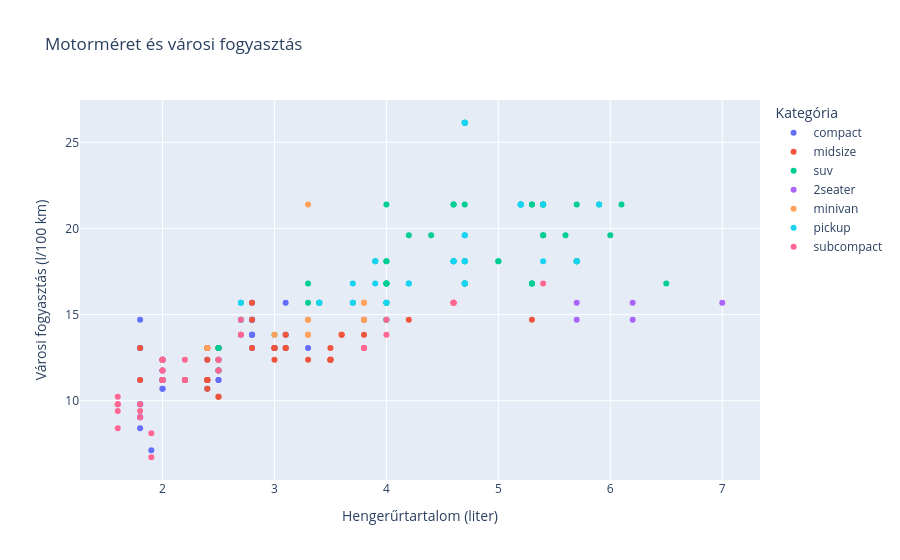

The cell this chart's notebook holds for it:
### Markdown cell above
## 2. kérdés: Hogyan függ össze a motorméret és a fogyasztás?
Pontdiagramon minden pont egy megfigyelés. A korreláció megmutatja a lineáris kapcsolat irányát és erősségét.

### Code cell
korrelacio = np.corrcoef(df["displ"], df["varosi_l_100km"])[0, 1]
print("Korreláció:", round(korrelacio, 3))
fig = px.scatter(df, x="displ", y="varosi_l_100km", color="class", hover_data=["manufacturer", "model"], title="Motorméret és városi fogyasztás", labels={"displ":"Hengerűrtartalom (liter)", "varosi_l_100km":"Városi fogyasztás (l/100 km)", "class":"Kategória"})
fig.show()

### Figure 1 — Plotly figure (JSON) as saved in the notebook; plotly's stock layout.template omitted (floating-point values rounded to 4 significant figures)
{"data": [{"customdata": [["audi", "a4"], ["audi", "a4"], ["audi", "a4"], ["audi", "a4"], ["audi", "a4"], ["audi", "a4"], ["audi", "a4"], ["audi", "a4 quattro"], ["audi", "a4 quattro"], ["audi", "a4 quattro"], ["audi", "a4 quattro"], ["audi", "a4 quattro"], ["audi", "a4 quattro"], ["audi", "a4 quattro"], ["audi", "a4 quattro"], ["nissan", "altima"], ["nissan", "altima"], ["subaru", "impreza awd"], ["subaru", "impreza awd"], ["subaru", "impreza awd"], ["subaru", "impreza awd"], ["toyota", "camry solara"], ["toyota", "camry solara"], ["toyota", "camry solara"], ["toyota", "camry solara"], ["toyota", "camry solara"], ["toyota", "camry solara"], ["toyota", "camry solara"], ["toyota", "corolla"], ["toyota", "corolla"], ["toyota", "corolla"], ["toyota", "corolla"], ["toyota", "corolla"], ["volkswagen", "gti"], ["volkswagen", "gti"], ["volkswagen", "gti"], ["volkswagen", "gti"], ["volkswagen", "gti"], ["volkswagen", "jetta"], ["volkswagen", "jetta"], ["volkswagen", "jetta"], ["volkswagen", "jetta"], ["volkswagen", "jetta"], ["volkswagen", "jetta"], ["volkswagen", "jetta"], ["volkswagen", "jetta"], ["volkswagen", "jetta"]], "hovertemplate": "Kategória=compact<br>Hengerűrtartalom (liter)=%{x}<br>Városi fogyasztás (l/100 km)=%{y}<br>manufacturer=%{customdata[0]}<br>model=%{customdata[1]}<extra></extra>", "legendgroup": "compact", "marker": {"color": "#636efa", "symbol": "circle"}, "mode": "markers", "name": "compact", "orientation": "v", "showlegend": true, "type": "scatter", "x": [1.8, 1.8, 2.0, 2.0, 2.8, 2.8, 3.1, 1.8, 1.8, 2.0, 2.0, 2.8, 2.8, 3.1, 3.1, 2.4, 2.4, 2.5, 2.5, 2.5, 2.5, 2.2, 2.2, 2.4, 2.4, 3.0, 3.0, 3.3, 1.8, 1.8, 1.8, 1.8, 1.8, 2.0, 2.0, 2.0, 2.0, 2.8, 1.9, 2.0, 2.0, 2.0, 2.0, 2.5, 2.5, 2.8, 2.8], "xaxis": "x", "y": [13.07, 11.2, 11.76, 11.2, 14.7, 13.07, 13.07, 13.07, 14.7, 11.76, 12.38, 15.68, 13.84, 13.84, 15.68, 11.2, 12.38, 11.76, 11.76, 12.38, 11.76, 11.2, 11.2, 11.2, 10.69, 13.07, 13.07, 13.07, 9.801, 9.801, 9.047, 8.401, 9.047, 11.2, 12.38, 11.2, 10.69, 13.84, 7.128, 11.2, 12.38, 10.69, 11.2, 11.2, 11.2, 14.7, 13.84], "yaxis": "y"}, {"customdata": [["audi", "a6 quattro"], ["audi", "a6 quattro"], ["audi", "a6 quattro"], ["chevrolet", "malibu"], ["chevrolet", "malibu"], ["chevrolet", "malibu"], ["chevrolet", "malibu"], ["chevrolet", "malibu"], ["hyundai", "sonata"], ["hyundai", "sonata"], ["hyundai", "sonata"], ["hyundai", "sonata"], ["hyundai", "sonata"], ["hyundai", "sonata"], ["hyundai", "sonata"], ["nissan", "altima"], ["nissan", "altima"], ["nissan", "altima"], ["nissan", "altima"], ["nissan", "maxima"], ["nissan", "maxima"], ["nissan", "maxima"], ["pontiac", "grand prix"], ["pontiac", "grand prix"], ["pontiac", "grand prix"], ["pontiac", "grand prix"], ["pontiac", "grand prix"], ["toyota", "camry"], ["toyota", "camry"], ["toyota", "camry"], ["toyota", "camry"], ["toyota", "camry"], ["toyota", "camry"], ["toyota", "camry"], ["volkswagen", "passat"], ["volkswagen", "passat"], ["volkswagen", "passat"], ["volkswagen", "passat"], ["volkswagen", "passat"], ["volkswagen", "passat"], ["volkswagen", "passat"]], "hovertemplate": "Kategória=midsize<br>Hengerűrtartalom (liter)=%{x}<br>Városi fogyasztás (l/100 km)=%{y}<br>manufacturer=%{customdata[0]}<br>model=%{customdata[1]}<extra></extra>", "legendgroup": "midsize", "marker": {"color": "#EF553B", "symbol": "circle"}, "mode": "markers", "name": "midsize", "orientation": "v", "showlegend": true, "type": "scatter", "x": [2.8, 3.1, 4.2, 2.4, 2.4, 3.1, 3.5, 3.6, 2.4, 2.4, 2.4, 2.4, 2.5, 2.5, 3.3, 2.5, 2.5, 3.5, 3.5, 3.0, 3.0, 3.5, 3.1, 3.8, 3.8, 3.8, 5.3, 2.2, 2.2, 2.4, 2.4, 3.0, 3.0, 3.5, 1.8, 1.8, 2.0, 2.0, 2.8, 2.8, 3.6], "xaxis": "x", "y": [15.68, 13.84, 14.7, 12.38, 10.69, 13.07, 13.07, 13.84, 13.07, 13.07, 11.2, 11.2, 13.07, 13.07, 12.38, 10.23, 10.23, 12.38, 12.38, 13.07, 12.38, 12.38, 13.07, 14.7, 13.84, 13.07, 14.7, 11.2, 11.2, 11.2, 11.2, 13.07, 13.07, 12.38, 11.2, 13.07, 12.38, 11.2, 14.7, 13.07, 13.84], "yaxis": "y"}, {"customdata": [["chevrolet", "c1500 suburban 2wd"], ["chevrolet", "c1500 suburban 2wd"], ["chevrolet", "c1500 suburban 2wd"], ["chevrolet", "c1500 suburban 2wd"], ["chevrolet", "c1500 suburban 2wd"], ["chevrolet", "k1500 tahoe 4wd"], ["chevrolet", "k1500 tahoe 4wd"], ["chevrolet", "k1500 tahoe 4wd"], ["chevrolet", "k1500 tahoe 4wd"], ["dodge", "durango 4wd"], ["dodge", "durango 4wd"], ["dodge", "durango 4wd"], ["dodge", "durango 4wd"], ["dodge", "durango 4wd"], ["dodge", "durango 4wd"], ["dodge", "durango 4wd"], ["ford", "expedition 2wd"], ["ford", "expedition 2wd"], ["ford", "expedition 2wd"], ["ford", "explorer 4wd"], ["ford", "explorer 4wd"], ["ford", "explorer 4wd"], ["ford", "explorer 4wd"], ["ford", "explorer 4wd"], ["ford", "explorer 4wd"], ["jeep", "grand cherokee 4wd"], ["jeep", "grand cherokee 4wd"], ["jeep", "grand cherokee 4wd"], ["jeep", "grand cherokee 4wd"], ["jeep", "grand cherokee 4wd"], ["jeep", "grand cherokee 4wd"], ["jeep", "grand cherokee 4wd"], ["jeep", "grand cherokee 4wd"], ["land rover", "range rover"], ["land rover", "range rover"], ["land rover", "range rover"], ["land rover", "range rover"], ["lincoln", "navigator 2wd"], ["lincoln", "navigator 2wd"], ["lincoln", "navigator 2wd"], ["mercury", "mountaineer 4wd"], ["mercury", "mountaineer 4wd"], ["mercury", "mountaineer 4wd"], ["mercury", "mountaineer 4wd"], ["nissan", "pathfinder 4wd"], ["nissan", "pathfinder 4wd"], ["nissan", "pathfinder 4wd"], ["nissan", "pathfinder 4wd"], ["subaru", "forester awd"], ["subaru", "forester awd"], ["subaru", "forester awd"], ["subaru", "forester awd"], ["subaru", "forester awd"], ["subaru", "forester awd"], ["toyota", "4runner 4wd"], ["toyota", "4runner 4wd"], ["toyota", "4runner 4wd"], ["toyota", "4runner 4wd"], ["toyota", "4runner 4wd"], ["toyota", "4runner 4wd"], ["toyota", "land cruiser wagon 4wd"], ["toyota", "land cruiser wagon 4wd"]], "hovertemplate": "Kategória=suv<br>Hengerűrtartalom (liter)=%{x}<br>Városi fogyasztás (l/100 km)=%{y}<br>manufacturer=%{customdata[0]}<br>model=%{customdata[1]}<extra></extra>", "legendgroup": "suv", "marker": {"color": "#00cc96", "symbol": "circle"}, "mode": "markers", "name": "suv", "orientation": "v", "showlegend": true, "type": "scatter", "x": [5.3, 5.3, 5.3, 5.7, 6.0, 5.3, 5.3, 5.7, 6.5, 3.9, 4.7, 4.7, 4.7, 5.2, 5.7, 5.9, 4.6, 5.4, 5.4, 4.0, 4.0, 4.0, 4.0, 4.6, 5.0, 3.0, 3.7, 4.0, 4.7, 4.7, 4.7, 5.7, 6.1, 4.0, 4.2, 4.4, 4.6, 5.4, 5.4, 5.4, 4.0, 4.0, 4.6, 5.0, 3.3, 3.3, 4.0, 5.6, 2.5, 2.5, 2.5, 2.5, 2.5, 2.5, 2.7, 2.7, 3.4, 3.4, 4.0, 4.7, 4.7, 5.7], "xaxis": "x", "y": [16.8, 21.38, 16.8, 18.09, 19.6, 16.8, 21.38, 21.38, 16.8, 18.09, 18.09, 26.13, 18.09, 21.38, 18.09, 21.38, 21.38, 21.38, 19.6, 16.8, 15.68, 16.8, 18.09, 18.09, 18.09, 13.84, 15.68, 15.68, 16.8, 26.13, 16.8, 18.09, 21.38, 21.38, 19.6, 19.6, 21.38, 21.38, 21.38, 19.6, 16.8, 18.09, 18.09, 18.09, 16.8, 15.68, 16.8, 19.6, 13.07, 13.07, 11.76, 12.38, 11.76, 13.07, 15.68, 14.7, 15.68, 15.68, 14.7, 16.8, 21.38, 18.09], "yaxis": "y"}, {"customdata": [["chevrolet", "corvette"], ["chevrolet", "corvette"], ["chevrolet", "corvette"], ["chevrolet", "corvette"], ["chevrolet", "corvette"]], "hovertemplate": "Kategória=2seater<br>Hengerűrtartalom (liter)=%{x}<br>Városi fogyasztás (l/100 km)=%{y}<br>manufacturer=%{customdata[0]}<br>model=%{customdata[1]}<extra></extra>", "legendgroup": "2seater", "marker": {"color": "#ab63fa", "symbol": "circle"}, "mode": "markers", "name": "2seater", "orientation": "v", "showlegend": true, "type": "scatter", "x": [5.7, 5.7, 6.2, 6.2, 7.0], "xaxis": "x", "y": [14.7, 15.68, 14.7, 15.68, 15.68], "yaxis": "y"}, {"customdata": [["dodge", "caravan 2wd"], ["dodge", "caravan 2wd"], ["dodge", "caravan 2wd"], ["dodge", "caravan 2wd"], ["dodge", "caravan 2wd"], ["dodge", "caravan 2wd"], ["dodge", "caravan 2wd"], ["dodge", "caravan 2wd"], ["dodge", "caravan 2wd"], ["dodge", "caravan 2wd"], ["dodge", "caravan 2wd"]], "hovertemplate": "Kategória=minivan<br>Hengerűrtartalom (liter)=%{x}<br>Városi fogyasztás (l/100 km)=%{y}<br>manufacturer=%{customdata[0]}<br>model=%{customdata[1]}<extra></extra>", "legendgroup": "minivan", "marker": {"color": "#FFA15A", "symbol": "circle"}, "mode": "markers", "name": "minivan", "orientation": "v", "showlegend": true, "type": "scatter", "x": [2.4, 3.0, 3.3, 3.3, 3.3, 3.3, 3.3, 3.8, 3.8, 3.8, 4.0], "xaxis": "x", "y": [13.07, 13.84, 14.7, 14.7, 13.84, 13.84, 21.38, 15.68, 15.68, 14.7, 14.7], "yaxis": "y"}, {"customdata": [["dodge", "dakota pickup 4wd"], ["dodge", "dakota pickup 4wd"], ["dodge", "dakota pickup 4wd"], ["dodge", "dakota pickup 4wd"], ["dodge", "dakota pickup 4wd"], ["dodge", "dakota pickup 4wd"], ["dodge", "dakota pickup 4wd"], ["dodge", "dakota pickup 4wd"], ["dodge", "dakota pickup 4wd"], ["dodge", "ram 1500 pickup 4wd"], ["dodge", "ram 1500 pickup 4wd"], ["dodge", "ram 1500 pickup 4wd"], ["dodge", "ram 1500 pickup 4wd"], ["dodge", "ram 1500 pickup 4wd"], ["dodge", "ram 1500 pickup 4wd"], ["dodge", "ram 1500 pickup 4wd"], ["dodge", "ram 1500 pickup 4wd"], ["dodge", "ram 1500 pickup 4wd"], ["dodge", "ram 1500 pickup 4wd"], ["ford", "f150 pickup 4wd"], ["ford", "f150 pickup 4wd"], ["ford", "f150 pickup 4wd"], ["ford", "f150 pickup 4wd"], ["ford", "f150 pickup 4wd"], ["ford", "f150 pickup 4wd"], ["ford", "f150 pickup 4wd"], ["toyota", "toyota tacoma 4wd"], ["toyota", "toyota tacoma 4wd"], ["toyota", "toyota tacoma 4wd"], ["toyota", "toyota tacoma 4wd"], ["toyota", "toyota tacoma 4wd"], ["toyota", "toyota tacoma 4wd"], ["toyota", "toyota tacoma 4wd"]], "hovertemplate": "Kategória=pickup<br>Hengerűrtartalom (liter)=%{x}<br>Városi fogyasztás (l/100 km)=%{y}<br>manufacturer=%{customdata[0]}<br>model=%{customdata[1]}<extra></extra>", "legendgroup": "pickup", "marker": {"color": "#19d3f3", "symbol": "circle"}, "mode": "markers", "name": "pickup", "orientation": "v", "showlegend": true, "type": "scatter", "x": [3.7, 3.7, 3.9, 3.9, 4.7, 4.7, 4.7, 5.2, 5.2, 4.7, 4.7, 4.7, 4.7, 4.7, 4.7, 5.2, 5.2, 5.7, 5.9, 4.2, 4.2, 4.6, 4.6, 4.6, 5.4, 5.4, 2.7, 2.7, 2.7, 3.4, 3.4, 4.0, 4.0], "xaxis": "x", "y": [15.68, 16.8, 18.09, 16.8, 16.8, 16.8, 26.13, 21.38, 21.38, 19.6, 26.13, 18.09, 18.09, 19.6, 26.13, 21.38, 21.38, 18.09, 21.38, 16.8, 16.8, 18.09, 18.09, 18.09, 21.38, 18.09, 15.68, 14.7, 13.84, 15.68, 15.68, 15.68, 14.7], "yaxis": "y"}, {"customdata": [["ford", "mustang"], ["ford", "mustang"], ["ford", "mustang"], ["ford", "mustang"], ["ford", "mustang"], ["ford", "mustang"], ["ford", "mustang"], ["ford", "mustang"], ["ford", "mustang"], ["honda", "civic"], ["honda", "civic"], ["honda", "civic"], ["honda", "civic"], ["honda", "civic"], ["honda", "civic"], ["honda", "civic"], ["honda", "civic"], ["honda", "civic"], ["hyundai", "tiburon"], ["hyundai", "tiburon"], ["hyundai", "tiburon"], ["hyundai", "tiburon"], ["hyundai", "tiburon"], ["hyundai", "tiburon"], ["hyundai", "tiburon"], ["subaru", "impreza awd"], ["subaru", "impreza awd"], ["subaru", "impreza awd"], ["subaru", "impreza awd"], ["volkswagen", "new beetle"], ["volkswagen", "new beetle"], ["volkswagen", "new beetle"], ["volkswagen", "new beetle"], ["volkswagen", "new beetle"], ["volkswagen", "new beetle"]], "hovertemplate": "Kategória=subcompact<br>Hengerűrtartalom (liter)=%{x}<br>Városi fogyasztás (l/100 km)=%{y}<br>manufacturer=%{customdata[0]}<br>model=%{customdata[1]}<extra></extra>", "legendgroup": "subcompact", "marker": {"color": "#FF6692", "symbol": "circle"}, "mode": "markers", "name": "subcompact", "orientation": "v", "showlegend": true, "type": "scatter", "x": [3.8, 3.8, 4.0, 4.0, 4.6, 4.6, 4.6, 4.6, 5.4, 1.6, 1.6, 1.6, 1.6, 1.6, 1.8, 1.8, 1.8, 2.0, 2.0, 2.0, 2.0, 2.0, 2.7, 2.7, 2.7, 2.2, 2.2, 2.5, 2.5, 1.9, 1.9, 2.0, 2.0, 2.5, 2.5], "xaxis": "x", "y": [13.07, 13.07, 13.84, 14.7, 15.68, 15.68, 15.68, 15.68, 16.8, 8.401, 9.801, 9.409, 10.23, 9.801, 9.047, 9.409, 9.801, 11.2, 12.38, 12.38, 11.76, 11.76, 13.84, 14.7, 13.84, 11.2, 12.38, 12.38, 12.38, 6.72, 8.111, 11.2, 12.38, 11.76, 11.76], "yaxis": "y"}], "layout": {"legend": {"title": {"text": "Kategória"}, "tracegroupgap": 0}, "title": {"text": "Motorméret és városi fogyasztás"}, "xaxis": {"anchor": "y", "domain": [0, 1], "title": {"text": "Hengerűrtartalom (liter)"}}, "yaxis": {"anchor": "x", "domain": [0, 1], "title": {"text": "Városi fogyasztás (l/100 km)"}}}}
